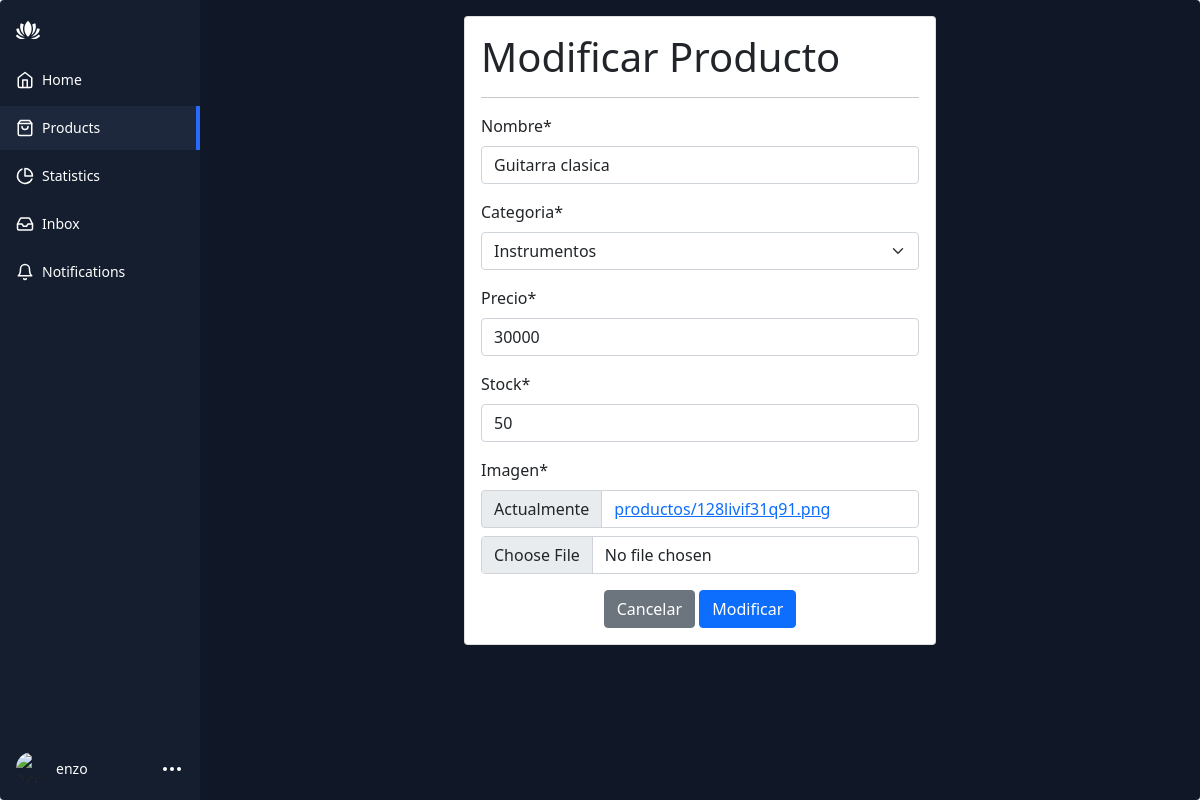
Page /modificar-producto/1/ (signed in) on the committed database.
### guitar/models.py (models this page shows, shortened)
class Producto(models.Model):
    nombre = models.CharField(max_length=45)
    categoria = models.ForeignKey(Categoria, on_delete=models.CASCADE)
    precio = models.IntegerField()
    stock = models.IntegerField()
    imagen = models.ImageField(upload_to="productos",null=True)

class Categoria(models.Model):
    categoria = models.CharField(max_length=30)
    def __str__(self):
        return self.categoria

### guitar/views.py (the view)
# urls.py: path('modificar-producto/<id>/',views.modificarProducto,name="modificarProducto"),
def modificarProducto(request, id):
    producto = get_object_or_404(Producto, id=id)
    data = {
        'form':productoForm(instance=producto)
    }
    if request.method == 'POST':
        formulario = productoForm(data=request.POST, instance=producto, files=request.FILES)
        if formulario.is_valid():
            formulario.save()
            return redirect('homeAdmin')
        data["form"] = formulario
    return render(request, 'guitar/vistaAdmin/modificarProducto.html',data)

### guitar/forms.py
class productoForm(forms.ModelForm):
    class Meta:
        model = Producto
        fields = '__all__'

### guitar/templates/guitar/vistaAdmin/modificarProducto.html (shortened to what this page needs)
<!DOCTYPE html>
<html lang="en" >
<head>
    {% load static %}
  <link rel="stylesheet" href="https://cdnjs.cloudflare.com/ajax/libs/normalize/5.0.0/normalize.min.css">
  <link rel="stylesheet" href="{% static 'css/styleHomeAdmin.css' %}">
	<link href="https://cdn.jsdelivr.net/npm/bootstrap@5.0.2/dist/css/bootstrap.min.css" rel="stylesheet">
</head>
<body>
<div class="app-container">
  <div class="sidebar">
    <div class="sidebar-header">
      <div class="app-icon">
      </div>
    </div>
    <ul class="sidebar-list">
      <li class="sidebar-list-item">
        <a href="#">
          <svg xmlns="http://www.w3.org/2000/svg" width="18" height="18" viewBox="0 0 24 24" fill="none" stroke="currentColor" stroke-width="2" stroke-linecap="round" stroke-linejoin="round" class="feather feather-home"><path d="M3 9l9-7 9 7v11a2 2 0 0 1-2 2H5a2 2 0 0 1-2-2z"/><polyline points="9 22 9 12 15 12 15 22"/></svg>
          <span>Home</span>
        </a>
      </li>
      <li class="sidebar-list-item active">
        <a href="{% url 'homeAdmin' %}">
          <span>Products</span>
        </a>
      </li>
      <li class="sidebar-list-item">
        <a href="#">
          <svg xmlns="http://www.w3.org/2000/svg" width="18" height="18" viewBox="0 0 24 24" fill="none" stroke="currentColor" stroke-width="2" stroke-linecap="round" stroke-linejoin="round" class="feather feather-pie-chart"><path d="M21.21 15.89A10 10 0 1 1 8 2.83"/><path d="M22 12A10 10 0 0 0 12 2v10z"/></svg>
          <span>Statistics</span>
        </a>
      </li>
      <li class="sidebar-list-item">
        <a href="#">
          <span>Inbox</span>
        </a>
      </li>
      <li class="sidebar-list-item">
        <a href="#">
          <svg xmlns="http://www.w3.org/2000/svg" width="18" height="18" viewBox="0 0 24 24" fill="none" stroke="currentColor" stroke-width="2" stroke-linecap="round" stroke-linejoin="round" class="feather feather-bell"><path d="M18 8A6 6 0 0 0 6 8c0 7-3 9-3 9h18s-3-2-3-9"/><path d="M13.73 21a2 2 0 0 1-3.46 0"/></svg>
          <span>Notifications</span>
        </a>
      </li>
    </ul>
    {% if user.is_authenticated %}
    <div class="account-info">
      <div class="account-info-picture">
        <img src="https://images.unsplash.com/photo-1527736947477-2790e28f3443?ixid=MnwxMjA3fDB8MHxzZWFyY2h8MTE2fHx3b21hbnxlbnwwfHwwfHw%3D&ixlib=rb-1.2.1&auto=format&fit=crop&w=900&q=60" alt="Account">
      </div>
      <div class="account-info-name">{{user.username}}</div>
      <button class="account-info-more">
        <svg xmlns="http://www.w3.org/2000/svg" width="24" height="24" viewBox="0 0 24 24" fill="none" stroke="currentColor" stroke-width="2" stroke-linecap="round" stroke-linejoin="round" class="feather feather-more-horizontal"><circle cx="12" cy="12" r="1"/><circle cx="19" cy="12" r="1"/><circle cx="5" cy="12" r="1"/></svg>
      </button>
    </div>
    {% endif %}
  </div>
  <div class="app-content">
    {% load crispy_forms_tags %}
        <div class="row">
          <div class="col-12 col-md-6 offset-md-3">
            <div class="card">
              <div class="card-body" >
                <h1>Modificar Producto</h1>
                <hr>
                <form action="" method="post" enctype="multipart/form-data">
                {{form | crispy}}
                <div class="d-flex justify-content-center">
                    <input type="reset" value="Cancelar" class="btn btn-secondary">
                    <input type="submit" value="Modificar" class="btn btn-primary">
                </div>
                </form>
          </div>
          </div>
         </div>
        </div>
  </div>
</div>
</body>
</html>

### guitar/static/css/styleHomeAdmin.css (style rules this page uses)
* { box-sizing: border-box; }
:root { --app-bg: #101827; --sidebar: rgba(21, 30, 47,1); --sidebar-main-color: #fff; --table-border: #1a2131; --table-header: #1a2131; --app-content-main-color: #fff; --sidebar-link: #fff; --sidebar-active-link: #1d283c; --sidebar-hover-link: #1a2539; --action-color: #2869ff; --action-color-hover: #6291fd; --app-content-secondary-color: #1d283c; --filter-reset: #2c394f; --filter-shadow: rgba(16, 24, 39, 0.8) 0px 6px 12px -2px, rgba(0, 0, 0, 0.3) 0px 3px 7px -3px; }
body, html { margin: 0; padding: 0; height: 100%; width: 100%; }
body { overflow: hidden; font-family: "Poppins", sans-serif; background-color: var(--app-bg); -webkit-font-smoothing: antialiased; -moz-osx-font-smoothing: grayscale; }
.app-container { border-radius: 4px; width: 100%; height: 100%; max-height: 100%; max-width: 1280px; display: flex; overflow: hidden; box-shadow: rgba(99, 99, 99, 0.2) 0px 2px 8px 0px; max-width: 2000px; margin: 0 auto; }
.sidebar { flex-basis: 200px; max-width: 200px; flex-shrink: 0; background-color: var(--sidebar); display: flex; flex-direction: column; }
.sidebar-header { display: flex; align-items: center; justify-content: space-between; padding: 16px; }
.sidebar-list { list-style-type: none; padding: 0; }
.sidebar-list-item { position: relative; margin-bottom: 4px; }
.sidebar-list-item a { display: flex; align-items: center; width: 100%; padding: 10px 16px; color: var(--sidebar-link); text-decoration: none; font-size: 14px; line-height: 24px; }
.sidebar-list-item svg { margin-right: 8px; }
.sidebar-list-item.active { background-color: var(--sidebar-active-link); }
.sidebar-list-item.active:before { content: ""; position: absolute; right: 0; background-color: var(--action-color); height: 100%; width: 4px; }
.account-info { display: flex; align-items: center; padding: 16px; margin-top: auto; }
.account-info-picture { width: 32px; height: 32px; border-radius: 50%; overflow: hidden; flex-shrink: 0; }
.account-info-picture img { width: 100%; height: 100%; -o-object-fit: cover; object-fit: cover; }
.account-info-name { font-size: 14px; color: var(--sidebar-main-color); margin: 0 8px; overflow: hidden; max-width: 100%; text-overflow: ellipsis; white-space: nowrap; }
.account-info-more { color: var(--sidebar-main-color); padding: 0; border: none; background-color: transparent; margin-left: auto; }
.app-icon { color: var(--sidebar-main-color); }
.app-icon svg { width: 24px; height: 24px; }
.app-content { padding: 16px; background-color: var(--app-bg); height: 100%; flex: 1; max-height: 100%; display: flex; flex-direction: column; }

### rows in the picture
Producto: nombre "Guitarra clasica", precio "30000", stock "50"
Categoria: categoria "Instrumentos"

### other values in the picture
{{ user.username }} "enzo"
